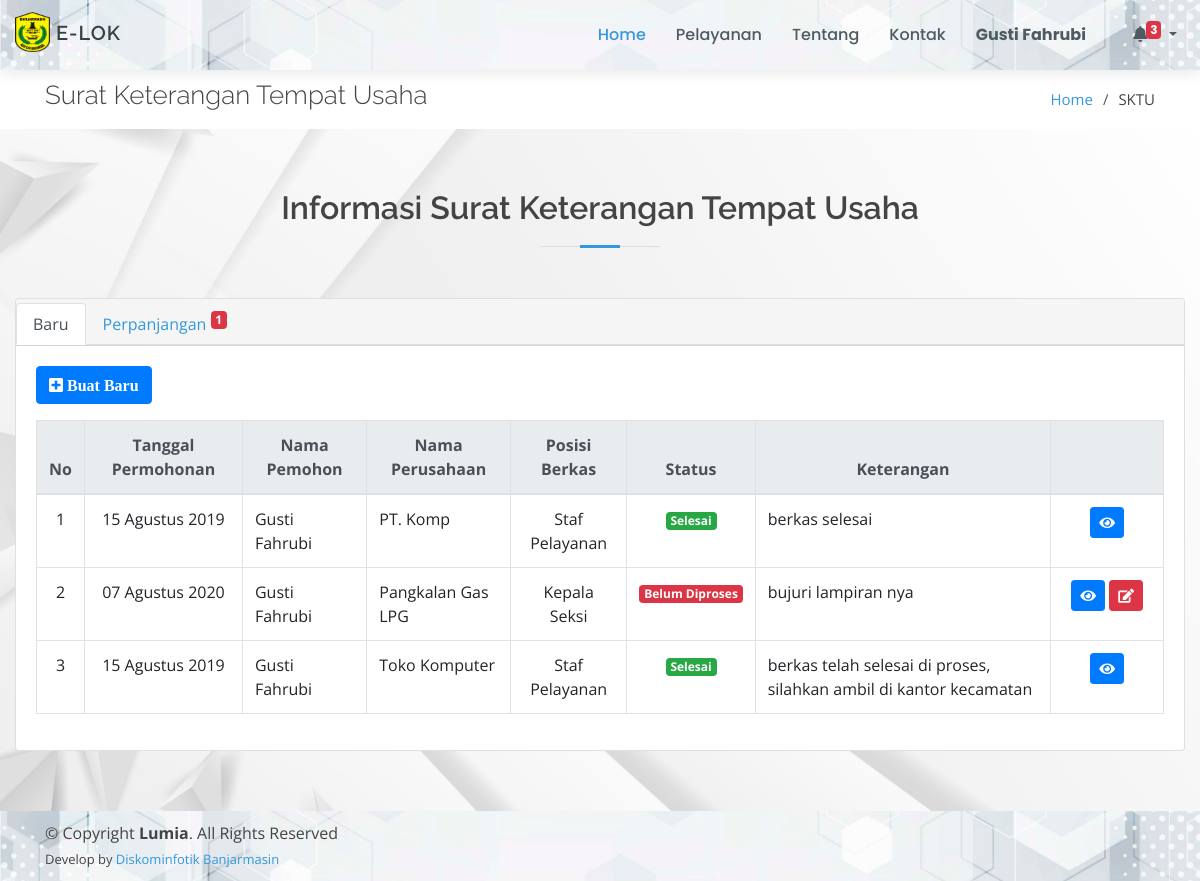
The page /page/sktu/index.php (signed in) on the database as committed earlier.
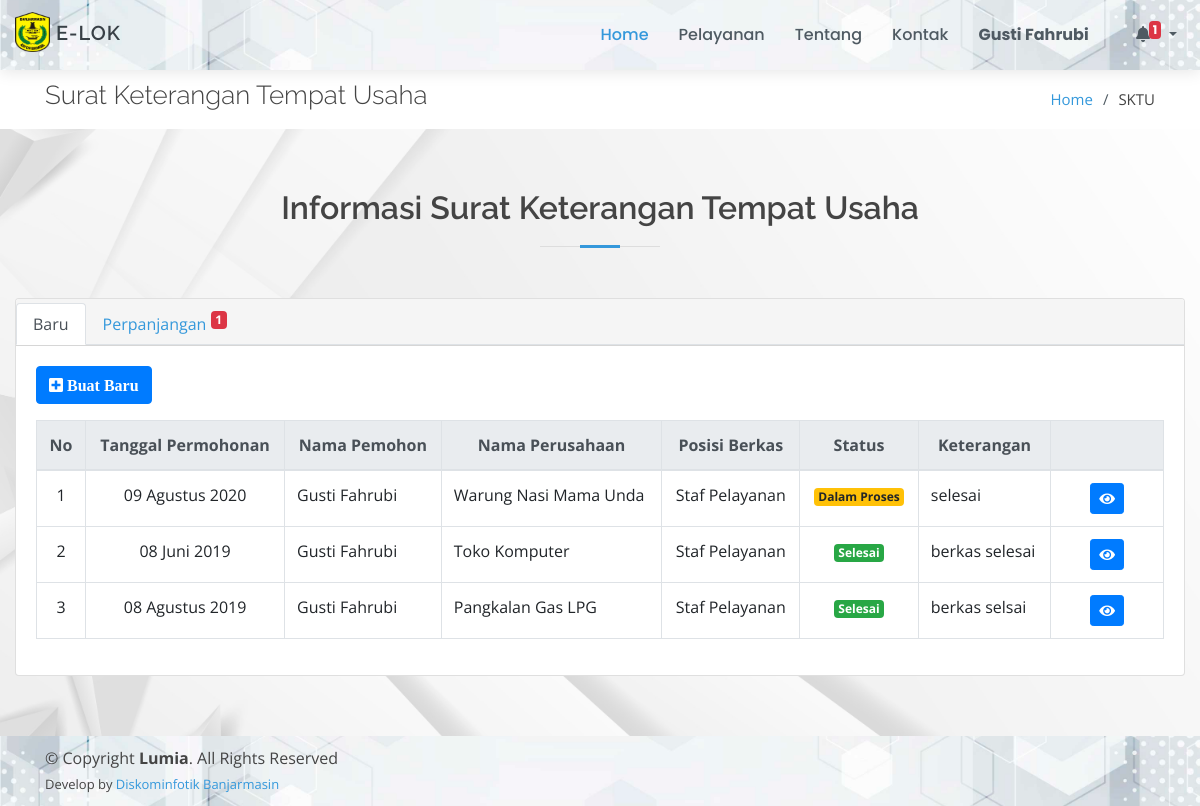
The same page on the database as committed later.
### tables this page shows
CREATE TABLE `sktu_baru` (
  `id_sktu` int(11) NOT NULL,
  `id_masyarakat` int(11) NOT NULL,
  `nomor_sktu` varchar(50) NOT NULL,
  `nama_pemohon` varchar(50) NOT NULL,
  `no_telp` varchar(15) NOT NULL,
  `tgl` datetime NOT NULL,
  `peraturan` longtext NOT NULL,
  `nama_perusahaan` text NOT NULL,
  `alamat_perusahaan` text NOT NULL,
  `nama_pimpinan_perusahaan` varchar(50) NOT NULL,
  `alamat_kediaman` text NOT NULL,
  `kegiatan_usaha` varchar(50) NOT NULL,
  `masa_berlaku_awal` date DEFAULT NULL,
  `masa_berlaku_akhir` date DEFAULT NULL,
  `sifat` varchar(30) NOT NULL,
  `nama_camat` varchar(50) NOT NULL,
  `nip` varchar(30) NOT NULL,
  `jabatan` varchar(50) NOT NULL,
  `kelengkapan` varchar(20) DEFAULT NULL,
  `keterangan` text,
  `tgl_selesai` date DEFAULT NULL,
  `id_posisi` int(11) NOT NULL,
  `status` varchar(30) NOT NULL
);

CREATE TABLE `posisi_berkas` (
  `id_posisi` int(11) NOT NULL,
  `posisi` text NOT NULL
);

### config/config.php (called while the page is built, shortened)
<?php
function encryptor($action, $string)
{
	$output = false;
	$encrypt_method = "AES-256-CBC";
	$secret_key = 'muni';
	$secret_iv = 'muni123';
	$key = hash('sha256', $secret_key);
	$iv = substr(hash('sha256', $secret_iv), 0, 16);
	if ($action == 'encrypt') {
		$output = openssl_encrypt($string, $encrypt_method, $key, 0, $iv);
		$output = base64_encode($output);
	} else if ($action == 'decrypt') {
		$output = openssl_decrypt(base64_decode($string), $encrypt_method, $key, 0, $iv);
	}
	return $output;
}
$no = 1;

### config/bulan.php (called while the page is built, shortened)
<?php
$bln = array(
    '01' => 'Januari',
    '02' => 'Februari',
    '03' => 'Maret',
    '04' => 'April',
    '05' => 'Mei',
    '06' => 'Juni',
    '07' => 'Juli',
    '08' => 'Agustus',
    '09' => 'September',
    '10' => 'Oktober',
    '11' => 'November',
    '12' => 'Desember'
);

### page/sktu/index.php (the view, shortened to what the rows shown need)
<!DOCTYPE html>
<html lang="en">
<?php
include_once "../../config/config.php";
include_once "../../config/bulan.php";
include_once "../../template/ui/head.php";
$idm      = $_SESSION['id_masyarakat'];
?>
<body>
    <?php include_once "../../template/ui/header.php"; ?>
    <main id="main">
        <section id="breadcrumbs" class="breadcrumbs">
            <div class="container">
                <div class="d-flex justify-content-between align-items-center">
                    <h2>Surat Keterangan Tempat Usaha</h2>
                </div>
            </div>
        </section>
        <section id="services" class="services graform">
            <div class="container-fluid">
                <div class="section-title">
                    <h2>Informasi Surat Keterangan Tempat Usaha</h2>
                </div>
                <div class="row">
                    <div class="col-md-12">
                        <div class="card card-tabs">
                            <div class="card-body">
                                <div class="tab-content" id="custom-tabs-one-tabContent">
                                    <div class="tab-pane fade show active" id="custom-tabs-one-home" role="tabpanel" aria-labelledby="custom-tabs-one-home-tab">
                                        <?php
                                        $data = $koneksi->query("SELECT * FROM sktu_baru WHERE id_masyarakat = '$idm' ORDER BY id_sktu DESC");
                                        if (mysqli_num_rows($data)) {
                                        ?>
                                            <div class="table-responsive">
                                                <table class="table table-bordered">
                                                    <thead class="text-center thead-light">
                                                        <tr>
                                                            <th>No</th>
                                                            <th>Tanggal Permohonan</th>
                                                            <th>Nama Pemohon</th>
                                                            <th>Nama Perusahaan</th>
                                                            <th>Posisi Berkas</th>
                                                            <th>Status</th>
                                                            <th>Keterangan</th>
                                                            <th></th>
                                                        </tr>
                                                    </thead>
                                                    <tbody class="warna-hover">
                                                        <?php
                                                        foreach ($data as $r) {
                                                            $po = $koneksi->query("SELECT * FROM posisi_berkas WHERE id_posisi = '$r[id_posisi]'")->fetch_array();
                                                        ?>
                                                            <tr>
                                                                <td align="center"><?= $no++; ?></td>
                                                                <td align="center">
                                                                    <?=
                                                                        date('d', strtotime($r['tgl'])) . " " .
                                                                            $bln[date('m', strtotime($r['tgl']))] . " " .
                                                                            date('Y', strtotime($r['tgl']));
                                                                    ?>
                                                                </td>
                                                                <td><?= $r['nama_pemohon']; ?></td>
                                                                <td><?= $r['nama_perusahaan']; ?></td>
                                                                <td align="center"><?= $po['posisi']; ?></td>
                                                                <td align="center">
                                                                    <?php
                                                                    if ($r['status'] == "Belum Diproses") {
                                                                        echo "<span class='badge badge-danger'>" . $r['status'] . "</span>";
                                                                    } elseif ($r['status'] == "Dalam Proses") {
                                                                        echo "<span class='badge badge-warning'>" . $r['status'] . "</span>";
                                                                    } else {
                                                                        echo "<span class='badge badge-success'>" . $r['status'] . "</span>";
                                                                    }
                                                                    ?>
                                                                </td>
                                                                <td><?= $r['keterangan']; ?></td>
                                                                <td align="center" width="10%">
                                                                    <button id="detail" data-id="<?= encryptor('encrypt', $r['id_sktu']) ?>" class="btn btn-primary btn-sm" title="Lihat Detail Berkas">
                                                                        <i class="fa fa-eye"></i>
                                                                    </button>
                                                                    <?php if ($r['kelengkapan'] == "Tidak Lengkap") : ?>
                                                                        <a href="edit-sktu-baru?id=<?= encryptor('encrypt', $r['id_sktu']) ?>" class="btn btn-danger btn-sm" title="Perbaiki Berkas">
                                                                            <i class="fa fa-edit"></i>
                                                                        </a>
                                                                    <?php endif ?>
                                                                </td>
                                                            </tr>
                                                        <?php } ?>
                                                    </tbody>
                                                </table>
                                            </div>
                                        <?php } ?>
                                    </div>
                                </div>
                            </div>
                        </div>
                    </div>
                </div>
            </div>
        </section>
    </main>
</body>
</html>

Rows that differ between the two databases and show on the page:
removed sktu_baru: tgl "15", tgl "Agustus", tgl "2019", nama_pemohon "Gusti Fahrubi", nama_perusahaan "PT. Komp", id_posisi.posisi "Staf Pelayanan", status "Selesai", keterangan "berkas selesai"
removed sktu_baru: tgl "07", tgl "Agustus", tgl "2020", nama_pemohon "Gusti Fahrubi", nama_perusahaan "Pangkalan Gas LPG", id_posisi.posisi "Kepala Seksi", status "Belum Diproses", keterangan "bujuri lampiran nya"
removed sktu_baru: tgl "15", tgl "Agustus", tgl "2019", nama_pemohon "Gusti Fahrubi", nama_perusahaan "Toko Komputer", id_posisi.posisi "Staf Pelayanan", status "Selesai", keterangan "berkas telah selesai di proses, silahkan ambil di kantor kecamatan"
added sktu_baru: tgl "09", tgl "Agustus", tgl "2020", nama_pemohon "Gusti Fahrubi", nama_perusahaan "Warung Nasi Mama Unda", id_posisi.posisi "Staf Pelayanan", status "Dalam Proses", keterangan "selesai"
added sktu_baru: tgl "08", tgl "Juni", tgl "2019", nama_pemohon "Gusti Fahrubi", nama_perusahaan "Toko Komputer", id_posisi.posisi "Staf Pelayanan", status "Selesai", keterangan "berkas selesai"
added sktu_baru: tgl "08", tgl "Agustus", tgl "2019", nama_pemohon "Gusti Fahrubi", nama_perusahaan "Pangkalan Gas LPG", id_posisi.posisi "Staf Pelayanan", status "Selesai", keterangan "berkas selsai"
Other text that changed with them:
$jmltotal: "3" → "1"
